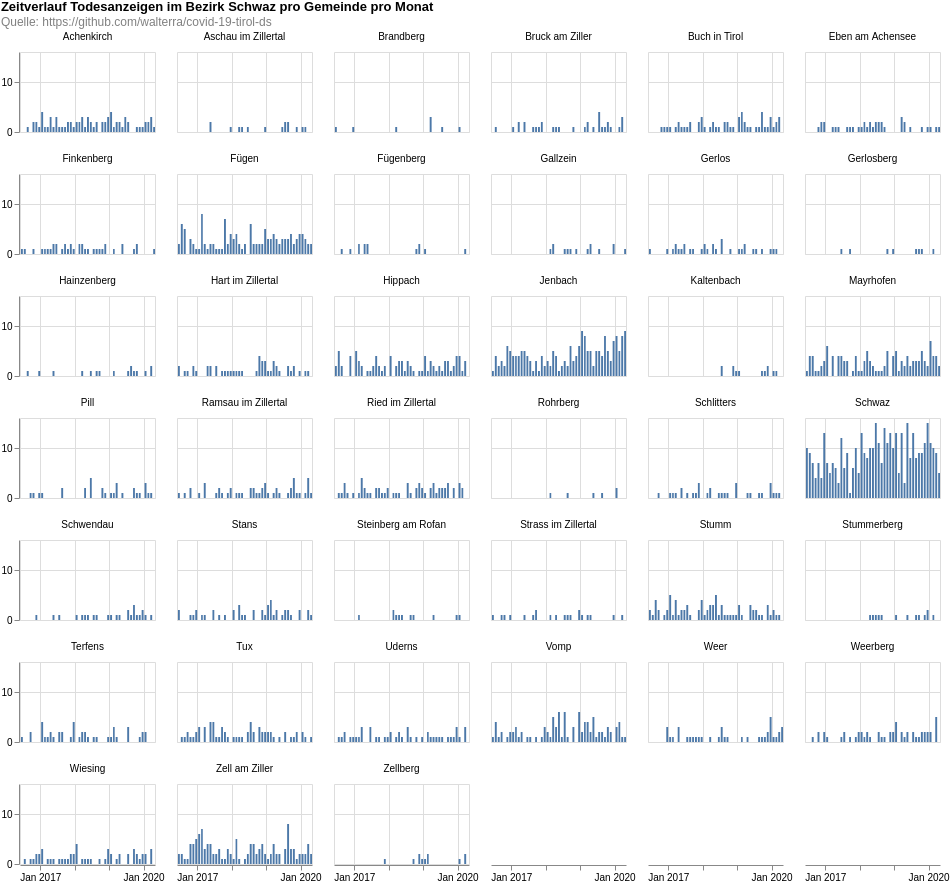

Specify this chart in Vega-Lite:
### Vega-Lite specification from a JSON file in a GitHub repository (floating-point values rounded to 4 significant figures; data arrays with more than 128 entries replaced by an {"elided": "..."} marker saying what was removed)
{"$schema": "https://vega.github.io/schema/vega-lite/v4.8.1.json", "columns": 6, "config": {"view": {"continuousHeight": 300, "continuousWidth": 400}}, "data": {"name": "data-7835bf2247f7f84199439538784c78a4"}, "datasets": {"data-7835bf2247f7f84199439538784c78a4": {"elided": "2140 records"}}, "facet": {"field": "municipaly", "title": null, "type": "nominal"}, "padding": 0, "spec": {"layer": [{"encoding": {"tooltip": [{"field": "date", "timeUnit": "yearmonth", "type": "temporal"}, {"aggregate": "sum", "field": "count", "type": "quantitative"}], "x": {"field": "date", "timeUnit": "yearmonth", "title": null, "type": "temporal"}, "y": {"aggregate": "sum", "field": "count", "title": null, "type": "quantitative"}}, "height": 80, "mark": "bar", "width": 135}]}, "title": {"color": "black", "subtitle": ["Quelle: https://github.com/walterra/covid-19-tirol-ds"], "subtitleColor": "gray", "text": ["Zeitverlauf Todesanzeigen im Bezirk Schwaz pro Gemeinde pro Monat"]}}
